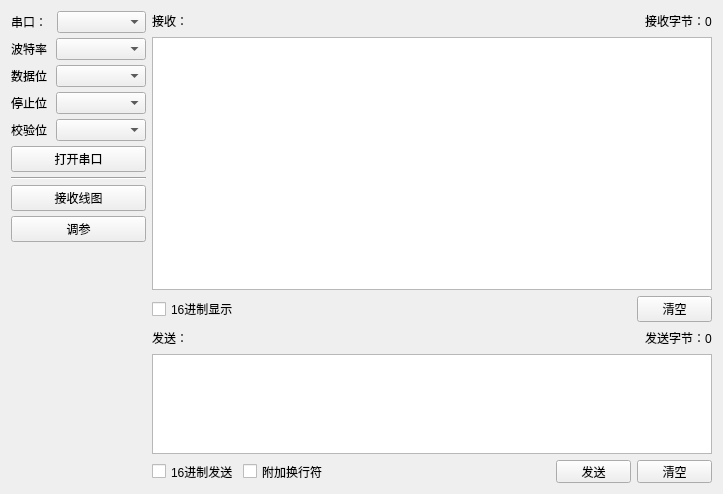
<?xml version="1.0" encoding="UTF-8"?>
<ui version="4.0">
 <class>Widget</class>
 <widget class="QWidget" name="Widget">
  <property name="geometry">
   <rect>
    <x>0</x>
    <y>0</y>
    <width>723</width>
    <height>494</height>
   </rect>
  </property>
  <property name="windowTitle">
   <string>Widget</string>
  </property>
  <layout class="QHBoxLayout" name="horizontalLayout_10">
   <item>
    <layout class="QVBoxLayout" name="verticalLayout_2">
     <property name="spacing">
      <number>5</number>
     </property>
     <item>
      <layout class="QVBoxLayout" name="verticalLayout">
       <item>
        <layout class="QHBoxLayout" name="horizontalLayout">
         <property name="spacing">
          <number>6</number>
         </property>
         <property name="sizeConstraint">
          <enum>QLayout::SetDefaultConstraint</enum>
         </property>
         <item>
          <widget class="QLabel" name="label">
           <property name="maximumSize">
            <size>
             <width>40</width>
             <height>16777215</height>
            </size>
           </property>
           <property name="text">
            <string>串口：</string>
           </property>
          </widget>
         </item>
         <item>
          <widget class="QComboBox" name="mPortNamesComboBox">
           <property name="minimumSize">
            <size>
             <width>0</width>
             <height>0</height>
            </size>
           </property>
          </widget>
         </item>
        </layout>
       </item>
       <item>
        <layout class="QHBoxLayout" name="horizontalLayout_2">
         <item>
          <widget class="QLabel" name="label_6">
           <property name="maximumSize">
            <size>
             <width>40</width>
             <height>16777215</height>
            </size>
           </property>
           <property name="text">
            <string>波特率：</string>
           </property>
          </widget>
         </item>
         <item>
          <widget class="QComboBox" name="mBaudrateComboBox">
           <property name="minimumSize">
            <size>
             <width>90</width>
             <height>0</height>
            </size>
           </property>
          </widget>
         </item>
        </layout>
       </item>
       <item>
        <layout class="QHBoxLayout" name="horizontalLayout_3">
         <item>
          <widget class="QLabel" name="label_7">
           <property name="maximumSize">
            <size>
             <width>40</width>
             <height>16777215</height>
            </size>
           </property>
           <property name="text">
            <string>数据位：</string>
           </property>
          </widget>
         </item>
         <item>
          <widget class="QComboBox" name="mDataBitsComboBox"/>
         </item>
        </layout>
       </item>
       <item>
        <layout class="QHBoxLayout" name="horizontalLayout_4">
         <item>
          <widget class="QLabel" name="label_8">
           <property name="maximumSize">
            <size>
             <width>40</width>
             <height>16777215</height>
            </size>
           </property>
           <property name="text">
            <string>停止位：</string>
           </property>
          </widget>
         </item>
         <item>
          <widget class="QComboBox" name="mStopBitsComboBox"/>
         </item>
        </layout>
       </item>
       <item>
        <layout class="QHBoxLayout" name="horizontalLayout_5">
         <item>
          <widget class="QLabel" name="label_9">
           <property name="maximumSize">
            <size>
             <width>40</width>
             <height>16777215</height>
            </size>
           </property>
           <property name="text">
            <string>校验位：</string>
           </property>
          </widget>
         </item>
         <item>
          <widget class="QComboBox" name="mParityComboBox"/>
         </item>
        </layout>
       </item>
      </layout>
     </item>
     <item>
      <widget class="QPushButton" name="mConnectButton">
       <property name="text">
        <string>打开串口</string>
       </property>
      </widget>
     </item>
     <item>
      <widget class="Line" name="line">
       <property name="orientation">
        <enum>Qt::Horizontal</enum>
       </property>
      </widget>
     </item>
     <item>
      <widget class="QPushButton" name="pushButton">
       <property name="text">
        <string>接收线图</string>
       </property>
      </widget>
     </item>
     <item>
      <widget class="QPushButton" name="pushButton_2">
       <property name="text">
        <string>调参</string>
       </property>
      </widget>
     </item>
     <item>
      <spacer name="verticalSpacer">
       <property name="orientation">
        <enum>Qt::Vertical</enum>
       </property>
       <property name="sizeHint" stdset="0">
        <size>
         <width>20</width>
         <height>40</height>
        </size>
       </property>
      </spacer>
     </item>
    </layout>
   </item>
   <item>
    <layout class="QVBoxLayout" name="verticalLayout_5">
     <item>
      <layout class="QVBoxLayout" name="verticalLayout_3">
       <item>
        <layout class="QHBoxLayout" name="horizontalLayout_6">
         <item>
          <widget class="QLabel" name="label_2">
           <property name="text">
            <string>接收：</string>
           </property>
          </widget>
         </item>
         <item>
          <spacer name="horizontalSpacer">
           <property name="orientation">
            <enum>Qt::Horizontal</enum>
           </property>
           <property name="sizeHint" stdset="0">
            <size>
             <width>40</width>
             <height>20</height>
            </size>
           </property>
          </spacer>
         </item>
         <item>
          <widget class="QLabel" name="mReceiveCountLabel">
           <property name="text">
            <string>接收字节：0</string>
           </property>
          </widget>
         </item>
        </layout>
       </item>
       <item>
        <widget class="QPlainTextEdit" name="mReceiveTextEdit">
         <property name="readOnly">
          <bool>true</bool>
         </property>
        </widget>
       </item>
       <item>
        <layout class="QHBoxLayout" name="horizontalLayout_8">
         <item>
          <widget class="QCheckBox" name="mReceiveHexCheckBox">
           <property name="text">
            <string>16进制显示</string>
           </property>
          </widget>
         </item>
         <item>
          <spacer name="horizontalSpacer_3">
           <property name="orientation">
            <enum>Qt::Horizontal</enum>
           </property>
           <property name="sizeHint" stdset="0">
            <size>
             <width>40</width>
             <height>20</height>
            </size>
           </property>
          </spacer>
         </item>
         <item>
          <widget class="QPushButton" name="mReceiveClearButton">
           <property name="maximumSize">
            <size>
             <width>75</width>
             <height>16777215</height>
            </size>
           </property>
           <property name="text">
            <string>清空</string>
           </property>
          </widget>
         </item>
        </layout>
       </item>
      </layout>
     </item>
     <item>
      <layout class="QVBoxLayout" name="verticalLayout_4" stretch="0,0,0">
       <property name="sizeConstraint">
        <enum>QLayout::SetFixedSize</enum>
       </property>
       <item>
        <layout class="QHBoxLayout" name="horizontalLayout_7">
         <property name="spacing">
          <number>6</number>
         </property>
         <property name="sizeConstraint">
          <enum>QLayout::SetMinimumSize</enum>
         </property>
         <item>
          <widget class="QLabel" name="label_3">
           <property name="maximumSize">
            <size>
             <width>36</width>
             <height>20</height>
            </size>
           </property>
           <property name="text">
            <string>发送：</string>
           </property>
          </widget>
         </item>
         <item>
          <spacer name="horizontalSpacer_2">
           <property name="orientation">
            <enum>Qt::Horizontal</enum>
           </property>
           <property name="sizeHint" stdset="0">
            <size>
             <width>36</width>
             <height>20</height>
            </size>
           </property>
          </spacer>
         </item>
         <item>
          <widget class="QLabel" name="mSendCountLabel">
           <property name="maximumSize">
            <size>
             <width>16777215</width>
             <height>20</height>
            </size>
           </property>
           <property name="text">
            <string>发送字节：0</string>
           </property>
          </widget>
         </item>
        </layout>
       </item>
       <item>
        <widget class="QPlainTextEdit" name="mSendTextEdit">
         <property name="maximumSize">
          <size>
           <width>16777215</width>
           <height>100</height>
          </size>
         </property>
        </widget>
       </item>
       <item>
        <layout class="QHBoxLayout" name="horizontalLayout_9">
         <property name="sizeConstraint">
          <enum>QLayout::SetMinimumSize</enum>
         </property>
         <item>
          <widget class="QCheckBox" name="mSendHexCheckBox">
           <property name="maximumSize">
            <size>
             <width>85</width>
             <height>19</height>
            </size>
           </property>
           <property name="text">
            <string>16进制发送</string>
           </property>
          </widget>
         </item>
         <item>
          <widget class="QCheckBox" name="mSendLineFeedCheckBox">
           <property name="maximumSize">
            <size>
             <width>85</width>
             <height>19</height>
            </size>
           </property>
           <property name="text">
            <string>附加换行符</string>
           </property>
          </widget>
         </item>
         <item>
          <spacer name="horizontalSpacer_5">
           <property name="orientation">
            <enum>Qt::Horizontal</enum>
           </property>
           <property name="sizeHint" stdset="0">
            <size>
             <width>40</width>
             <height>20</height>
            </size>
           </property>
          </spacer>
         </item>
         <item>
          <widget class="QPushButton" name="mSendButton">
           <property name="maximumSize">
            <size>
             <width>75</width>
             <height>23</height>
            </size>
           </property>
           <property name="text">
            <string>发送</string>
           </property>
          </widget>
         </item>
         <item>
          <widget class="QPushButton" name="mSendClearButton">
           <property name="maximumSize">
            <size>
             <width>75</width>
             <height>23</height>
            </size>
           </property>
           <property name="text">
            <string>清空</string>
           </property>
          </widget>
         </item>
        </layout>
       </item>
      </layout>
     </item>
    </layout>
   </item>
  </layout>
 </widget>
 <resources/>
 <connections/>
</ui>
